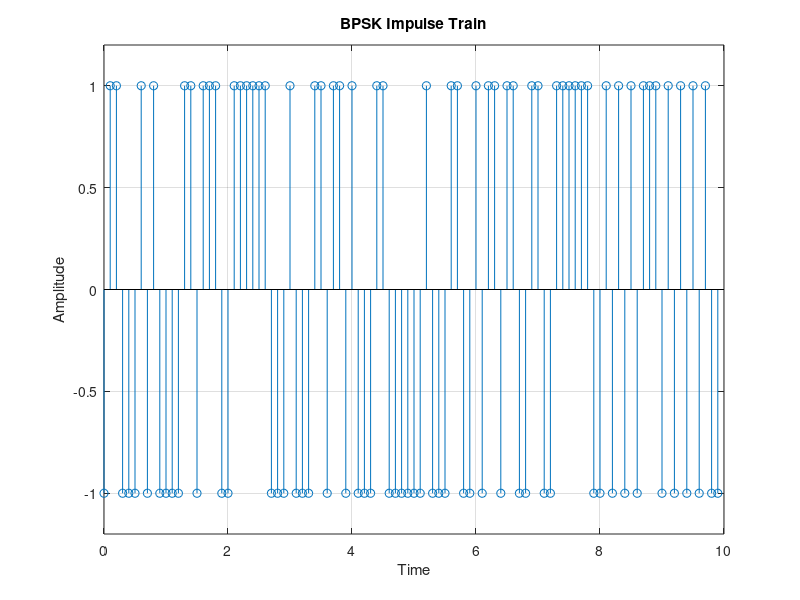
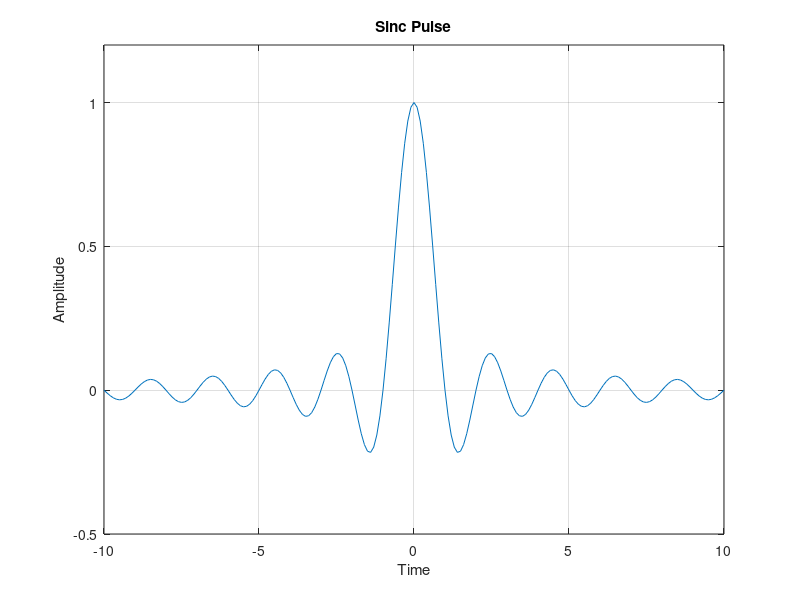
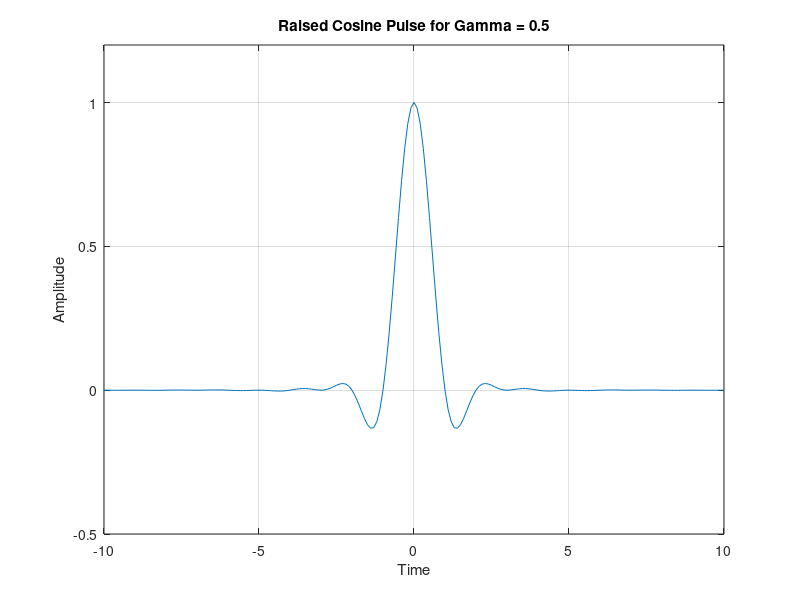
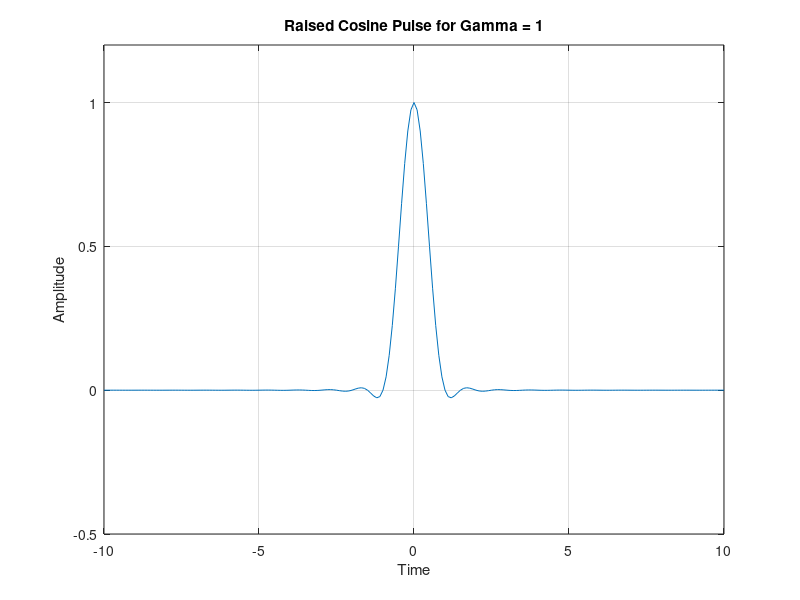

Write the MATLAB code that produced these figures, in order.
% Simulation Assignment – Eye diagrams and Equalization
% Wathudura T.R. - 210682D
% Dodangoda D.K.S.J. - 210150V

% Task 1

clear all; 
close all; 
clc;

% System Parameters
BitLength = 10^3; % No of Bits Transmitted
SampleFreq = 10; % Sampling frequency (Hz)
time = -SampleFreq:1/SampleFreq:SampleFreq; % Time Array

% Generate the BPSK Signal
% Map 0 -> -1 and 1 -> 1 (0-phase and 180-phase)
BPSKSignal = 2*(rand(1,BitLength)>0.5)-1;
t = 0:1/SampleFreq:99/SampleFreq;
stem(t, BPSKSignal(1:100)); xlabel('Time'); ylabel('Amplitude');
title('BPSK Impulse Train');
axis([0 10 -1.2 1.2]); grid on;

% Sinc Pulse
Sinc_Num = sin(pi*time); % numerator sinc
Sinc_Den = (pi*time); % denominator sinc
Sinc_DenZero = find(abs(Sinc_Den) < 10^-10); % Find t=0 position
Sinc_Filt = Sinc_Num./Sinc_Den;
Sinc_Filt(Sinc_DenZero) = 1; % Define t=0 value
figure;
plot(time, Sinc_Filt);
title('Sinc Pulse');
xlabel('Time'); ylabel('Amplitude');
axis([-SampleFreq SampleFreq -0.5 1.2]); grid on

% Raised Cosine Pulse for 0.5 roll-off
roll_off = 0.5;
cos_Num = cos(roll_off*pi*time);
cos_Den = (1 - (2 * roll_off * time).^2);
cos_DenZero = abs(cos_Den)<10^-10;
RaisedCosine = cos_Num./cos_Den;
RaisedCosine(cos_DenZero) = pi/4;
RC_gamma5 = Sinc_Filt.*RaisedCosine; % Getting the complete raised cosine pulse
figure;
plot(time, RC_gamma5);
title('Raised Cosine Pulse for Gamma = 0.5');
xlabel('Time'); ylabel('Amplitude');
axis([-SampleFreq SampleFreq -0.5 1.2]); grid on

% Raised Cosine Pulse for 1 roll-off
roll_off = 1;
cos_Num = cos(roll_off * pi * time);
cos_Den = (1-(2 * roll_off * time).^2);
cos_DenZero = find(abs(cos_Den)<10^-20);
RaisedCosine = cos_Num./cos_Den;
RaisedCosine(cos_DenZero) = pi/4;
RC_gamma1 = Sinc_Filt.*RaisedCosine; % Get the complete raised cosine pulse
figure;
plot(time, RC_gamma1);
title('Raised Cosine Pulse for Gamma = 1');
xlabel('Time'); ylabel('Amplitude');
axis([-SampleFreq SampleFreq -0.5 1.2]); grid on

% Upsample the transmit sequence
BPSK_Upsample = [BPSKSignal;zeros(SampleFreq-1,length(BPSKSignal))]; % Upsample the BPSK to match the sampling frequency
BPSK_U = BPSK_Upsample(:).';
figure;
stem(t, BPSK_U(1:100)); xlabel('Time'); ylabel('Amplitude');
title('BPSK Impulse Train after upsampling');
axis([0 10 -1.2 1.2]); grid on;

% Pulse Shaped sequences
Conv_sincpulse = conv(BPSK_U, Sinc_Filt);
Conv_RCgamma5 = conv(BPSK_U,RC_gamma5);
Conv_RCgamma1 = conv(BPSK_U,RC_gamma1);


% Take only the first 10000 samples
Conv_sincpulse = Conv_sincpulse(1:10000);
Conv_RCgamma5 = Conv_RCgamma5(1:10000);
Conv_RCgamma1 = Conv_RCgamma1(1:10000);

% Reshape the sequences to build Eye Diagrams
Conv_sincpulse_reshape = reshape(Conv_sincpulse, SampleFreq*2, BitLength*SampleFreq/20).';
Conv_RCgamma5_reshape = reshape(Conv_RCgamma5,SampleFreq*2,BitLength*SampleFreq/20).';
Conv_RCgamma1_reshape = reshape(Conv_RCgamma1,SampleFreq*2,BitLength*SampleFreq/20).';

% Plot the Eye Diagrams
% Eye diagram for Sinc pulse
figure;
plot(0:1/SampleFreq:1.99, real(Conv_sincpulse_reshape).', 'b');
title('Eye diagram for Sinc pulse');
xlabel('Time'); ylabel('Amplitude');
axis([0 2 -2.4 2.2]);
grid on

% Eye diagram for RC pulse with Gamma = 0.5
figure;
plot(0:1/SampleFreq:1.99, Conv_RCgamma5_reshape.','b');
title('Eye diagram for RC pulse with Gamma = 0.5');
xlabel('Time'); ylabel('Amplitude');
axis([0 2 -2.5 2.5]);
grid on

% Eye diagram for RC pulse with Gamma = 1
figure;
plot(0:1/SampleFreq:1.99, Conv_RCgamma1_reshape.','b');
title('Eye diagram for RC pulse with Gamma = 1');
xlabel('Time'); ylabel('Amplitude');
axis([0 2 -1.5 1.5 ]);
grid on